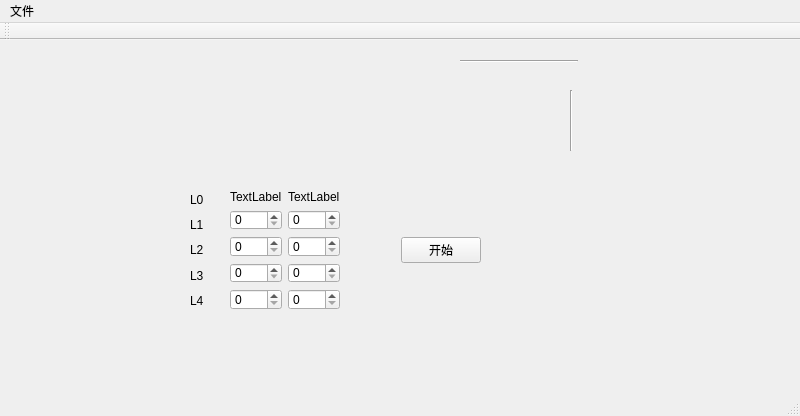
<?xml version="1.0" encoding="UTF-8"?>
<ui version="4.0">
 <class>MainWindow</class>
 <widget class="QMainWindow" name="MainWindow">
  <property name="geometry">
   <rect>
    <x>0</x>
    <y>0</y>
    <width>800</width>
    <height>416</height>
   </rect>
  </property>
  <property name="sizePolicy">
   <sizepolicy hsizetype="Preferred" vsizetype="Preferred">
    <horstretch>0</horstretch>
    <verstretch>0</verstretch>
   </sizepolicy>
  </property>
  <property name="windowTitle">
   <string>MainWindow</string>
  </property>
  <widget class="QWidget" name="centralwidget">
   <widget class="Line" name="line">
    <property name="geometry">
     <rect>
      <x>460</x>
      <y>20</y>
      <width>118</width>
      <height>3</height>
     </rect>
    </property>
    <property name="orientation">
     <enum>Qt::Horizontal</enum>
    </property>
   </widget>
   <widget class="Line" name="line_2">
    <property name="geometry">
     <rect>
      <x>570</x>
      <y>50</y>
      <width>3</width>
      <height>61</height>
     </rect>
    </property>
    <property name="orientation">
     <enum>Qt::Vertical</enum>
    </property>
   </widget>
   <widget class="QWidget" name="">
    <property name="geometry">
     <rect>
      <x>190</x>
      <y>150</y>
      <width>291</width>
      <height>120</height>
     </rect>
    </property>
    <layout class="QHBoxLayout" name="horizontalLayout">
     <item>
      <layout class="QVBoxLayout" name="verticalLayout">
       <item>
        <widget class="QLabel" name="label">
         <property name="text">
          <string>L0</string>
         </property>
        </widget>
       </item>
       <item>
        <widget class="QLabel" name="label_2">
         <property name="text">
          <string>L1</string>
         </property>
        </widget>
       </item>
       <item>
        <widget class="QLabel" name="label_3">
         <property name="text">
          <string>L2</string>
         </property>
        </widget>
       </item>
       <item>
        <widget class="QLabel" name="label_4">
         <property name="text">
          <string>L3</string>
         </property>
        </widget>
       </item>
       <item>
        <widget class="QLabel" name="label_5">
         <property name="text">
          <string>L4</string>
         </property>
        </widget>
       </item>
      </layout>
     </item>
     <item>
      <spacer name="verticalSpacer">
       <property name="orientation">
        <enum>Qt::Vertical</enum>
       </property>
       <property name="sizeHint" stdset="0">
        <size>
         <width>20</width>
         <height>40</height>
        </size>
       </property>
      </spacer>
     </item>
     <item>
      <layout class="QGridLayout" name="gridLayout">
       <item row="0" column="0">
        <widget class="QLabel" name="label_6">
         <property name="text">
          <string>TextLabel</string>
         </property>
        </widget>
       </item>
       <item row="0" column="1">
        <widget class="QLabel" name="label_7">
         <property name="text">
          <string>TextLabel</string>
         </property>
        </widget>
       </item>
       <item row="1" column="0">
        <widget class="QSpinBox" name="spinBox"/>
       </item>
       <item row="1" column="1">
        <widget class="QSpinBox" name="spinBox_5"/>
       </item>
       <item row="2" column="0">
        <widget class="QSpinBox" name="spinBox_2"/>
       </item>
       <item row="2" column="1">
        <widget class="QSpinBox" name="spinBox_8"/>
       </item>
       <item row="3" column="0">
        <widget class="QSpinBox" name="spinBox_3"/>
       </item>
       <item row="3" column="1">
        <widget class="QSpinBox" name="spinBox_6"/>
       </item>
       <item row="4" column="0">
        <widget class="QSpinBox" name="spinBox_4"/>
       </item>
       <item row="4" column="1">
        <widget class="QSpinBox" name="spinBox_7"/>
       </item>
      </layout>
     </item>
     <item>
      <spacer name="horizontalSpacer">
       <property name="orientation">
        <enum>Qt::Horizontal</enum>
       </property>
       <property name="sizeHint" stdset="0">
        <size>
         <width>40</width>
         <height>20</height>
        </size>
       </property>
      </spacer>
     </item>
     <item>
      <widget class="QPushButton" name="pushButton">
       <property name="text">
        <string>开始</string>
       </property>
      </widget>
     </item>
    </layout>
   </widget>
  </widget>
  <widget class="QMenuBar" name="menubar">
   <property name="geometry">
    <rect>
     <x>0</x>
     <y>0</y>
     <width>800</width>
     <height>23</height>
    </rect>
   </property>
   <widget class="QMenu" name="menu">
    <property name="title">
     <string>文件</string>
    </property>
    <addaction name="action_N"/>
    <addaction name="action_O"/>
    <addaction name="separator"/>
    <addaction name="action_X"/>
   </widget>
   <addaction name="menu"/>
  </widget>
  <widget class="QStatusBar" name="statusbar"/>
  <widget class="QToolBar" name="toolBar">
   <property name="windowTitle">
    <string>toolBar</string>
   </property>
   <attribute name="toolBarArea">
    <enum>TopToolBarArea</enum>
   </attribute>
   <attribute name="toolBarBreak">
    <bool>false</bool>
   </attribute>
  </widget>
  <action name="action_N">
   <property name="text">
    <string>新建(&amp;N)</string>
   </property>
   <property name="shortcut">
    <string>Alt+N</string>
   </property>
  </action>
  <action name="action_O">
   <property name="text">
    <string>打开(&amp;O)</string>
   </property>
   <property name="shortcut">
    <string>Alt+O</string>
   </property>
  </action>
  <action name="action_X">
   <property name="text">
    <string>关闭(&amp;X)</string>
   </property>
  </action>
 </widget>
 <resources/>
 <connections/>
</ui>
